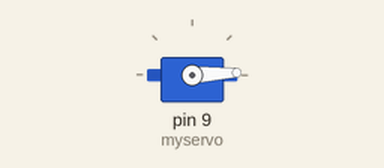
A sketch run on a simulated Arduino Uno, built with avr-gcc and run on an emulated ATmega328P. Shown: servo.

Above: at 0.05 s.
At 0.9 s:
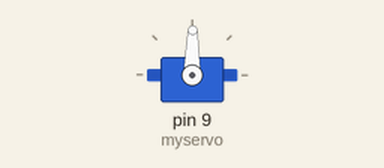
At 1.75 s:
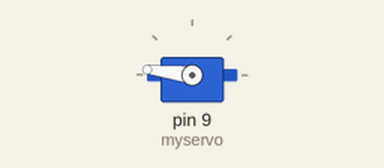
At 3.45 s:
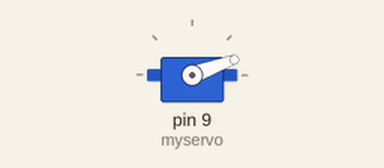
Timing chart, 0 to 8.4 s (numbered marks = the images above):
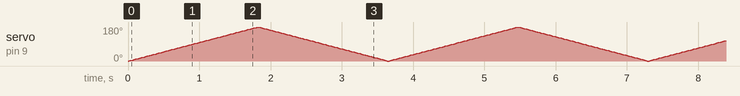

The sketch:

servo_180.ino
```cpp
/**
* Code for controlling servo motor
**/

#include <Servo.h>

Servo myservo;
int const POT_PIN = A0;
int POT_VAL;
int angle;
int pos = 0;


void setup() {
  // put your setup code here, to run once:
  myservo.attach(9);
  Serial.begin(9600);

}

void loop() {
  // put your main code here, to run repeatedly:
  for(pos=0; pos<=180;pos +=1){
    myservo.write(pos);
    delay(10);
  }
  for(pos = 180; pos >= 0; pos -= 1)
  {
    myservo.write(pos);  // Move to next position
    delay(10);               // Short pause to allow it to move
  }

}
```
